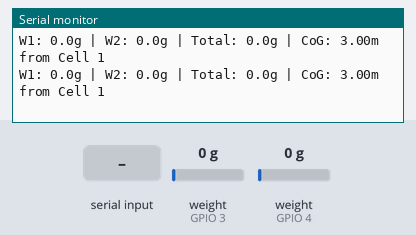
The sketch below on a simulated Seeed XIAO ESP32-C3. On the bench: the last lines printed to the serial monitor. The inputs (shaded band) are chosen by the test bench; at power-on: weight on the scale (sensors on GPIO 3, GPIO 4) 0 g.

Above: at 7.0 s.
7.1 s: "t" received over Serial
At 7.26 s:
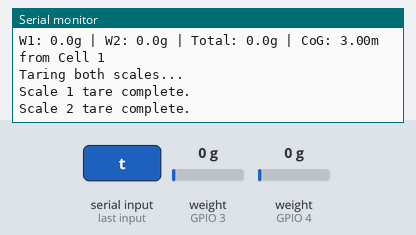
8.6 s: weight on the scale (sensor on GPIO 3) set to 100 g
At 9.2 s:
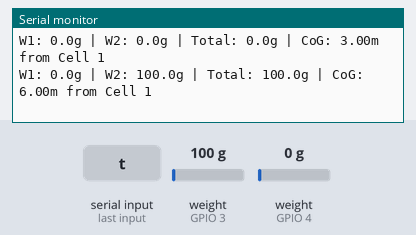
10.1 s: weight on the scale (sensor on GPIO 4) set to 100 g
At 10.7 s:
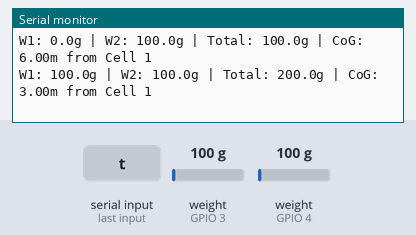
11.6 s: weight on the scale (sensor on GPIO 3) set to 1250 g
At 11.62 s:
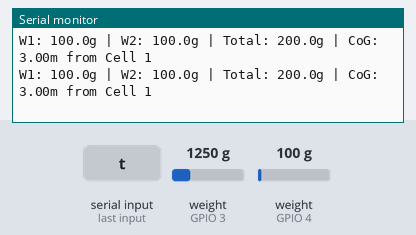
13.1 s: weight on the scale (sensor on GPIO 4) set to 1250 g
At 13.7 s:
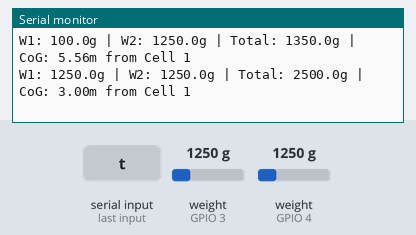
Timing chart, 0 to 15.6 s (numbered marks = the images above; inputs shaded):
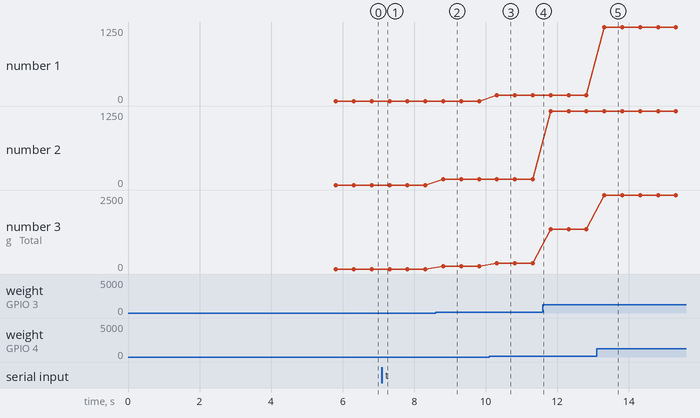

Measured:
- after the input at 7.1 s, the serial monitor: prints a new line at once (image 1)
- after the input at 8.6 s, the serial monitor: prints a new line after 0.21 s (image 2)
- after the input at 10.1 s, the serial monitor: prints a new line after 0.22 s (image 3)
- after the input at 13.1 s, the serial monitor: prints a new line after 0.22 s (image 5)
- plotted number 2: 0 → 100 after the input at 8.6 s, 100 → 1250 after the input at 11.6 s
- plotted number 3: 0 → 100 after the input at 8.6 s, 100 → 200 after the input at 10.1 s, 200 → 1350 after the input at 11.6 s, 1350 → 2500 after the input at 13.1 s

The sketch:

loadCellTesting.ino
```cpp
#include <Arduino.h>
#include <HX711_ADC.h>

// Pins mapping for Seeed Studio XIAO ESP32C3:
// Scale 1:
const int dout_1 = 4; // Physical D2
const int sck_1 = 5;  // Physical D3

// Scale 2:
const int dout_2 = 3; // Physical D1
const int sck_2 = 2;  // Physical D0

// Create two separate load cell objects:
HX711_ADC LoadCell_1(dout_1, sck_1);
HX711_ADC LoadCell_2(dout_2, sck_2);

// --- UPDATE THESE VALUES WITH YOUR CALIBRATION FACTORS ---
// Set to 1.0 initially to print raw values. Once calibrated in grams, replace with your factors.
const float CAL_FACTOR_1 = 396.66; //405.02now
const float CAL_FACTOR_2 = 379.83; //383.05; //379.83;

// Distance between the centers of the two load cells (in meters)
const float CELL_DISTANCE = 6.0;

unsigned long lastPrintTime = 0;
const int printInterval = 500; // Print data every 500ms

void setup() {
  Serial.begin(115200);
  delay(1000);

  Serial.println("\n--- Starting HX711_ADC Dual Cell Test ---");

  // Initialize both HX711 modules
  LoadCell_1.begin();
  LoadCell_2.begin();

  // Stabilize scales and tare (zero out the scales) on startup
  unsigned long stabilizingTime = 2000;
  boolean performTare = true;

  byte scale1_ready = 0;
  byte scale2_ready = 0;

  Serial.println("Stabilizing and taring both scales... Keep them empty.");

  // Startup and tare both modules simultaneously (non-blocking loop)
  while ((scale1_ready + scale2_ready) < 2) {
    if (!scale1_ready) scale1_ready = LoadCell_1.startMultiple(stabilizingTime, performTare);
    if (!scale2_ready) scale2_ready = LoadCell_2.startMultiple(stabilizingTime, performTare);
  }

  // Verify hardware responses
  if (LoadCell_1.getTareTimeoutFlag()) {
    Serial.println("Error: Timeout on Scale 1. Check your Scale 1 wiring!");
  }
  if (LoadCell_2.getTareTimeoutFlag()) {
    Serial.println("Error: Timeout on Scale 2. Check your Scale 2 wiring!");
  }

  if (LoadCell_1.getTareTimeoutFlag() || LoadCell_2.getTareTimeoutFlag()) {
    while (1); // Halt execution if connection failed
  }

  // Set calibration factors
  LoadCell_1.setCalFactor(CAL_FACTOR_1);
  LoadCell_2.setCalFactor(CAL_FACTOR_2);

  Serial.println("Startup complete! Reading values...");
  Serial.println("Send 't' to re-tare both scales.");
}

void loop() {
  static boolean newDataReady = false;

  // Continually check both scales for new data
  if (LoadCell_1.update()) {
    newDataReady = true;
  }
  LoadCell_2.update();

  // If new readings are ready, print weight and Center of Gravity (CoG)
  if (newDataReady) {
    if (millis() - lastPrintTime >= printInterval) {
      float w1 = LoadCell_1.getData();
      float w2 = LoadCell_2.getData();

      // Calculate Total Weight
      float total_weight = w1 + w2;

      // 2. Calculate Center of Gravity (CoG) distance from Cell 1 (x = 0)
      float cog_distance = CELL_DISTANCE / 2.0; // Defaults to center if empty

      if (total_weight > 5.0) { // Only calculate CoG if total weight is > 5g (to avoid division by zero/noise)
        cog_distance = (w2 * CELL_DISTANCE) / total_weight;
      }

      // Print results
      Serial.print("W1: "); Serial.print(w1, 1); Serial.print("g | ");
      Serial.print("W2: "); Serial.print(w2, 1); Serial.print("g | ");
      Serial.print("Total: "); Serial.print(total_weight, 1); Serial.print("g | ");

      Serial.print("CoG: ");
      Serial.print(cog_distance, 2); Serial.println("m from Cell 1");

      newDataReady = false;
      lastPrintTime = millis();
    }
  }

  // Check for incoming serial command 't' to tare
  if (Serial.available() > 0) {
    char inByte = Serial.read();
    if (inByte == 't' || inByte == 'T') {
      Serial.println("Taring both scales...");
      LoadCell_1.tareNoDelay();
      LoadCell_2.tareNoDelay();
    }
  }

  // Check if the non-blocking tare is completed for both
  if (LoadCell_1.getTareStatus() == true) {
    Serial.println("Scale 1 tare complete.");
  }
  if (LoadCell_2.getTareStatus() == true) {
    Serial.println("Scale 2 tare complete.");
  }
}
```
